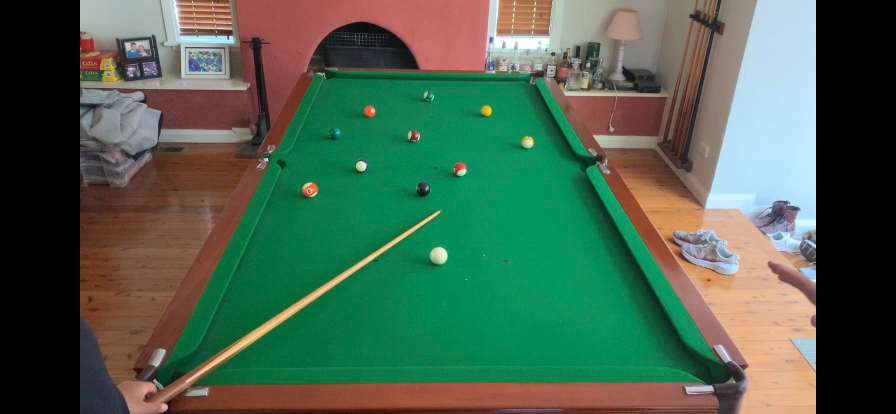
#> input picture pool_table_image.jpg, 1792 x 828 px, found by its file name (shown at 1/2 size)
$ python read_image.py
#> lines starting #> are read from the running program, lines starting #| are printed output that depends on the picture; after the words box and inside, x2 and y2 are one past the last pixel; in counts of white or black regions, pixels touching at a corner belong together
import numpy as np
import cv2

# Read input
color = cv2.imread("C:\\Users\\nickf\\OneDrive\\Bureau\\pool_table\\pool_table_image.jpg")
#> color is the input picture: shape (828, 1792, 3); mean B, G, R 78.4, 98.5, 74.3

color = cv2.resize(color, (0, 0), fx=0.15, fy=0.15)
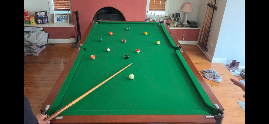
#> color: shape (124, 269, 3); mean B, G, R 78.5, 98.6, 74.3

color_blur = cv2.GaussianBlur(color,(3,3), 0)
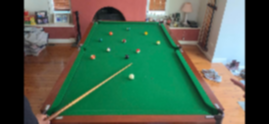
#> color_blur: shape (124, 269, 3); mean B, G, R 78.5, 98.7, 74.4
# RGB to gray
gray = cv2.cvtColor(color_blur, cv2.COLOR_BGR2GRAY)
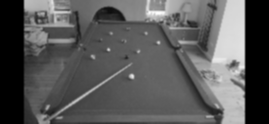
#> gray: shape (124, 269); min 0, max 252, mean 89.1
cv2.imwrite('output/gray.png', gray)
# cv2.imwrite('output/thresh.png', thresh)
# Edge detection
edges = cv2.Canny(gray, 700, 720, apertureSize=5, L2gradient = True)
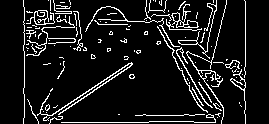
#> edges: shape (124, 269); 9.8% white in thin lines or dots, all inside (x1, y1, x2, y2) = (23, 0, 246, 124)
# Save the edge detected image
cv2.imwrite('output/edges.png', edges)


#cv2.imshow('image1',gray)


#cv2.imshow('image2',color)
#cv2.imshow('image3',color_blur)


cv2.imshow('image',edges)

cv2.waitKey(0)
cv2.destroyAllWindows()
